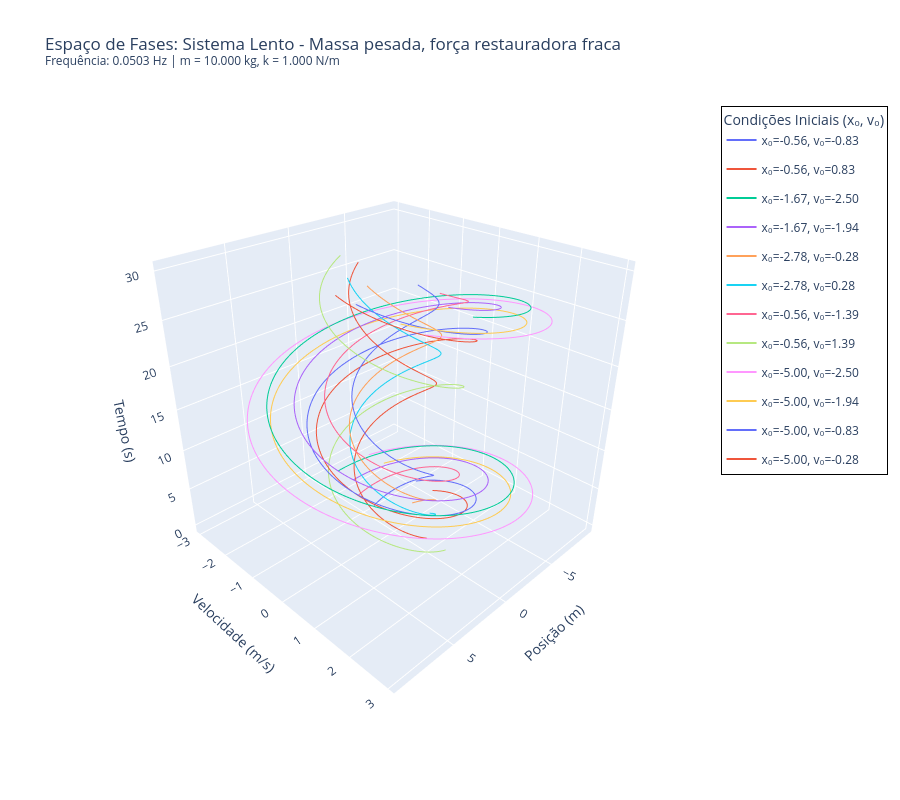
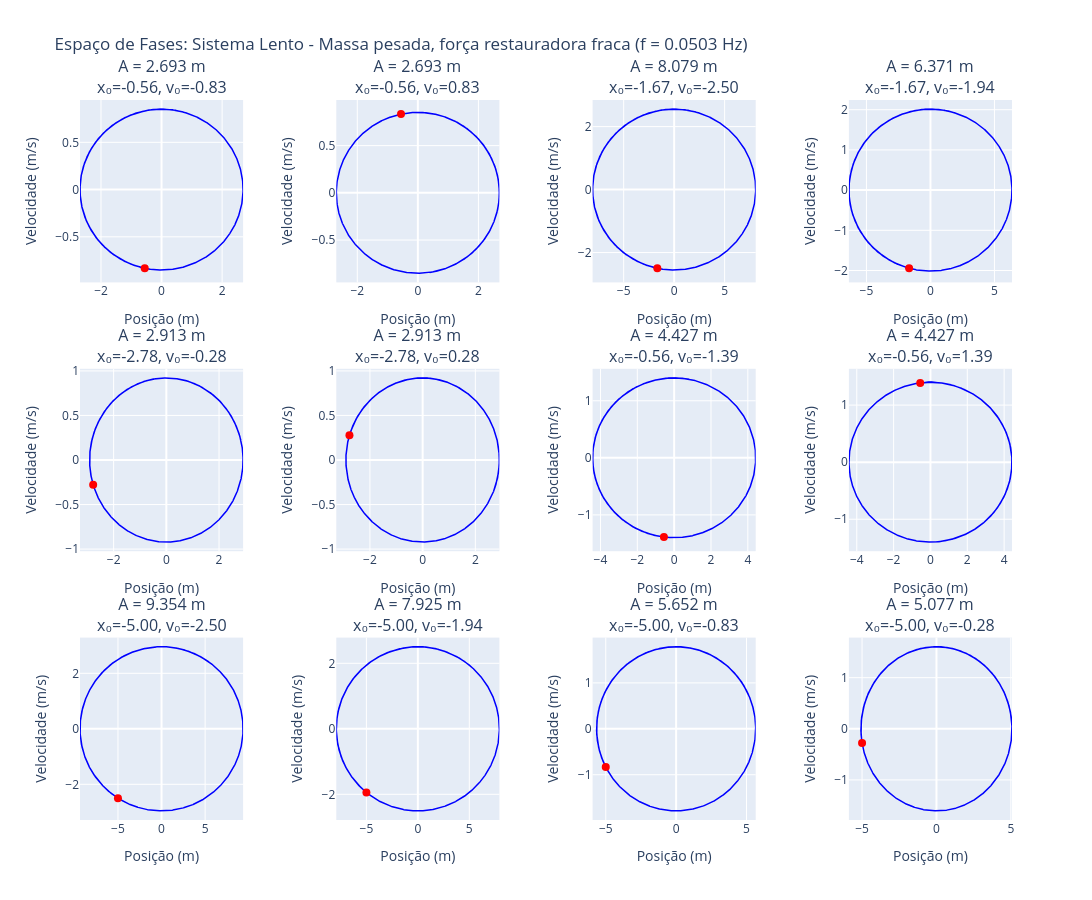
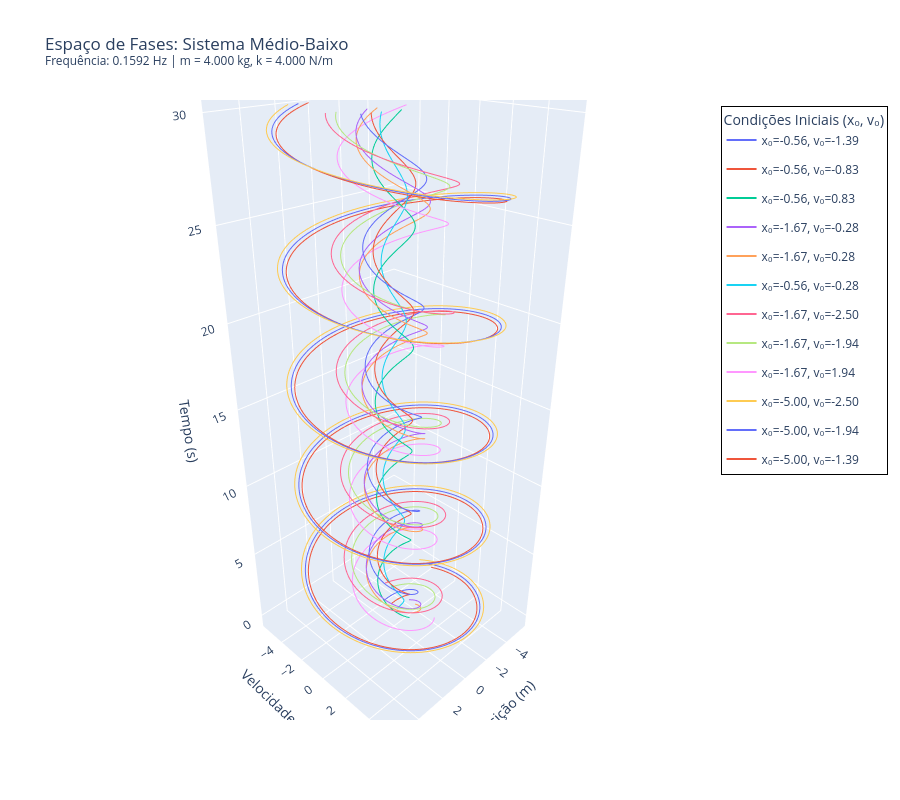
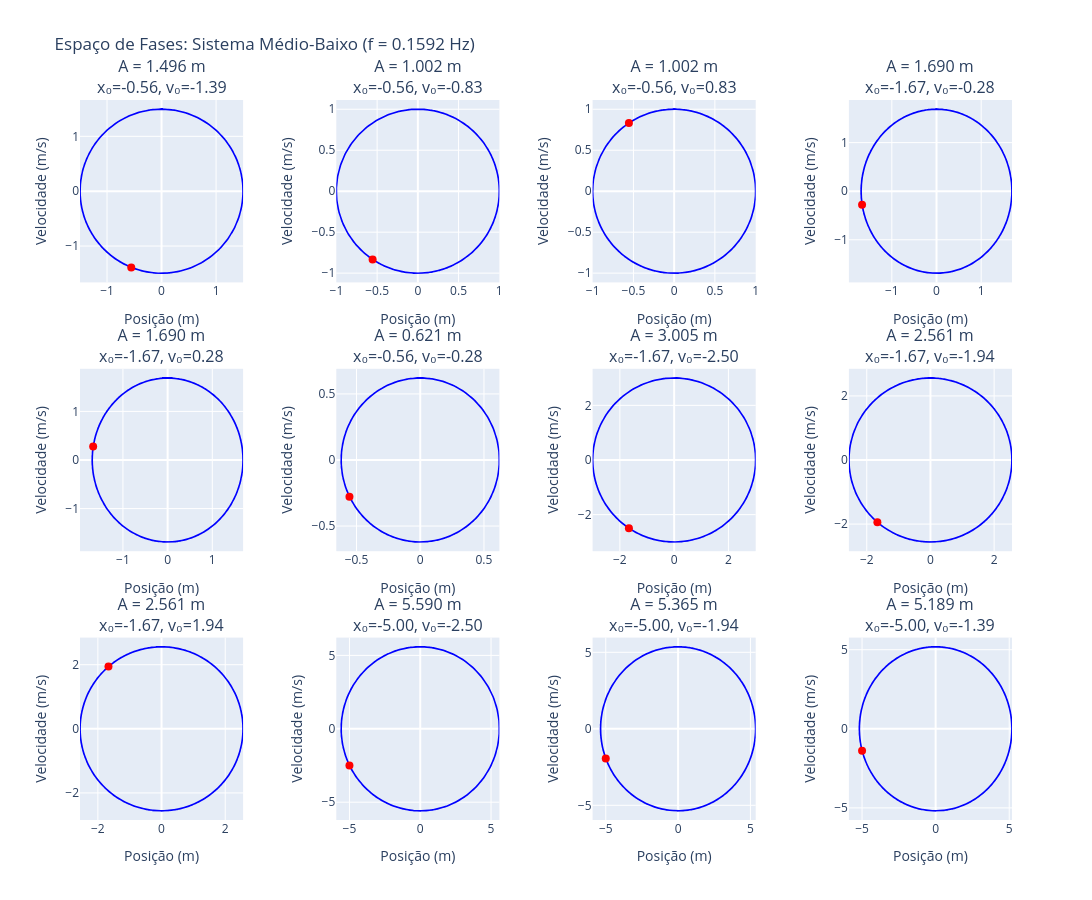

The notebook cell saved with these charts, in order:
### Code cell
if __name__ == "__main__":
    base_unica, todas_solucoes, sistemas_tipicos = main()
